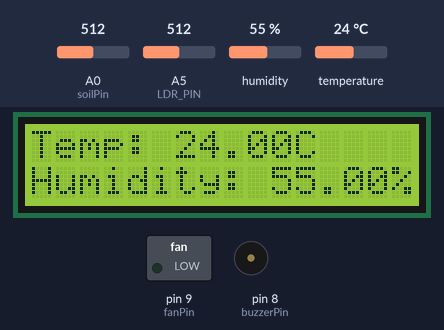
Recording of a sketch running on a simulated Arduino Uno, built with avr-gcc and run on an emulated ATmega328P. On the bench: 16×2 character LCD, switched loads named in the sketch (green lamp = pin HIGH), buzzer (waves = sounding, pin HIGH). The test bench sets the inputs (shaded band); at power-on: A0 (soilPin) = 512, temperature 24 °C, A5 (LDR_PIN) = 512, humidity 55 %. What the sketch prints to the serial monitor is not drawn.

Above: at 1.2 s.
1.3 s: A0 (soilPin) set to 912
At 2.9 s:
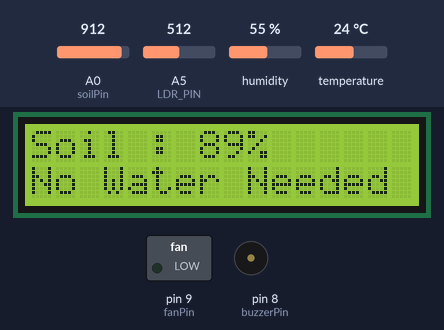
13.8 s: A0 (soilPin) set to 946
At 15.1 s:
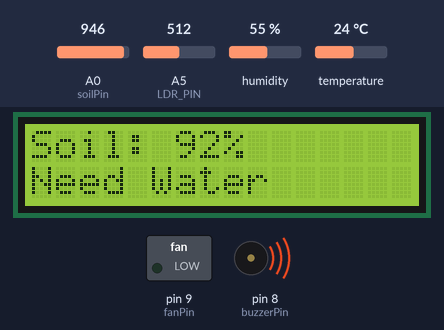
23.9 s: temperature set to 29 °C
At 25.9 s:
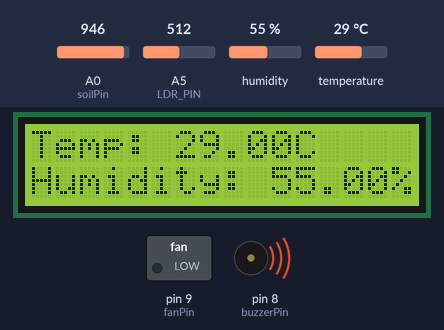
28.2 s: temperature set to 32 °C
At 35.4 s:
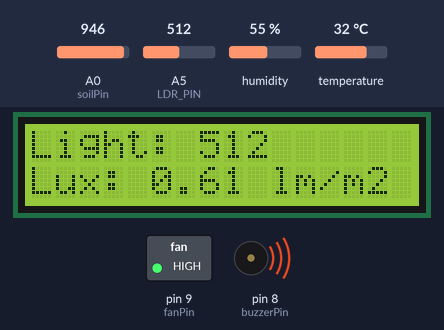
40.2 s: A0 (soilPin) set to 716
At 46.3 s:
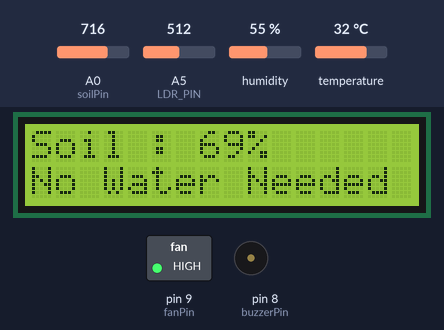
54.1 s: A5 (LDR_PIN) set to 80
At 59.9 s:
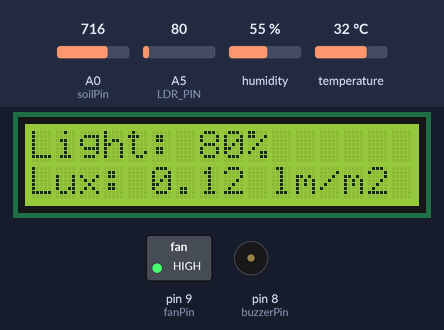
Timing chart, 0 to 61.4 s (numbered marks = the images above; inputs shaded):
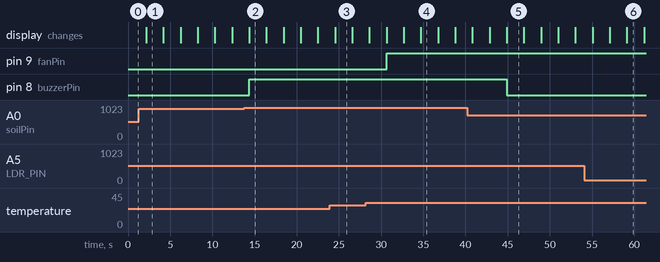

Measured:
- the behaviour switches between 930 and 931 on A0 (soilPin) (found by bisection; images 1 and 2)
- the behaviour switches between 30 and 31 °C on temperature (found by bisection; images 3 and 4)
- after the input at 13.8 s, pin 8 (buzzerPin): LOW → HIGH after 0.56 s; the display: changes after 0.56 s (image 2)
- after the input at 28.2 s, pin 9 (fanPin): LOW → HIGH after 2.4 s
- after the input at 40.2 s, pin 8 (buzzerPin): HIGH → LOW after 4.7 s
- after the input at 54.1 s, the display: first differs from a run without the input after 5.0 s (image 6)
- what the display in image 1 shows lasts 2.1 s, from 2.1 s to 4.2 s

The sketch:

sketch_sep12c.ino
```cpp
// Include required libraries
#include <Wire.h> // I2C communication protocol library
#include <LiquidCrystal_I2C.h> // LCD library
#include <DHT.h> // DHT11 temperature and humidity sensor library

// Define DHT11 sensor digital pin and type
#define DHTPIN 2
#define DHTTYPE DHT11

// Initialize DHT11 and LCD modules
DHT dht(DHTPIN, DHTTYPE);
LiquidCrystal_I2C lcd(0x27, 16, 2);

// Define analog input pins for sensors and digital output pins for fan and buzzer
const int soilPin = A0;
const int buzzerPin = 8;
const int fanPin = 9;
const int LDR_PIN = A5;

void setup() {
  Serial.begin(9600); // Start serial communication
  dht.begin(); // Start DHT11 sensor

  lcd.begin(); // Initialize LCD module
  lcd.backlight(); // Turn on LCD backlight

  pinMode(buzzerPin, OUTPUT); // Set the buzzer pin as an output
  pinMode(fanPin, OUTPUT); // Set the fan pin as an output
  pinMode(LDR_PIN, INPUT); // Set the LDR pin as an input
}

void loop() {
  float h = dht.readHumidity(); // Read humidity value from DHT11
  float t = dht.readTemperature(); // Read temperature value from DHT11

  // Check if the DHT11 sensor reading is valid
  if (isnan(h) || isnan(t)) {
    Serial.println("Failed to read from DHT sensor!");
    return;
  }

  // Display temperature and humidity on LCD
  lcd.clear();
  lcd.setCursor(0, 0);
  lcd.print("Temp: ");
  lcd.print(t);
  lcd.print("C");
  lcd.setCursor(0, 1);
  lcd.print("Humidity: ");
  lcd.print(h);
  lcd.print("%");

  // Print temperature and humidity values to the serial monitor
  Serial.print("Humidity: ");
  Serial.print(h);
  Serial.print("% Temperature: ");
  Serial.print(t);
  Serial.println("°C");

  // Turn on the fan if the temperature is over 30°C
  if (t > 30) {
    digitalWrite(fanPin, HIGH); // Turn on the fan
  } else {
    digitalWrite(fanPin, LOW); // Turn off the fan
  }

  delay(2000); // Display temperature and humidity for 2 seconds

  // Read soil moisture sensor value
  int soilMoisture = analogRead(soilPin);

  // Convert analog value to percentage
  int percentMoisture = map(soilMoisture, 0, 1023, 0, 100);

  // Display soil moisture and watering status on LCD
  lcd.clear();
  lcd.setCursor(0, 0);
  if (percentMoisture > 90) {
    lcd.print("Soil: ");
    lcd.print(percentMoisture);
    lcd.print("%");
    lcd.setCursor(0, 1);
    lcd.print("Need Water");
    digitalWrite(buzzerPin, HIGH); // Turn on the buzzer
  } else {
    lcd.print("Soil : ");
    lcd.print(percentMoisture);
    lcd.print("%");
    lcd.setCursor(0, 1);
    lcd.print("No Water Needed");
    digitalWrite(buzzerPin, LOW); // Turn off the buzzer
  }

  // Print soil moisture percentage value to Serial Monitor
  Serial.print("Soil : ");
  Serial.print(percentMoisture);
  Serial.println("%");

  delay(2000); // Wait for 2 seconds before continuing

  // Read analog value from LDR pin
  int ldrValue = analogRead(LDR_PIN);

  // Convert analog reading of a photoresistor to a voltage reading and calculate Lux value
  float voltage = analogRead(A0) * (5.0 / 1023.0); // Read voltage from analog pin and convert to volts
  float lux = 500 / ((10000 * (5 - voltage)) / voltage); // Calculate the Lux value assuming a 10K Ohm resistor

  // Set cursor position on first row, first column of LCD display and print light intensity value
  lcd.setCursor(0, 0);
  lcd.print("Light: ");
  lcd.print(ldrValue);

  // Set cursor position on second row, first column of LCD display and print Lux value
  lcd.setCursor(0, 1);
  lcd.print("Lux: ");
  lcd.print(lux);
  lcd.print(" lm/m2"); // Print Lux value with units

  delay(2000); // Wait for 2 seconds before continuing
}
```
